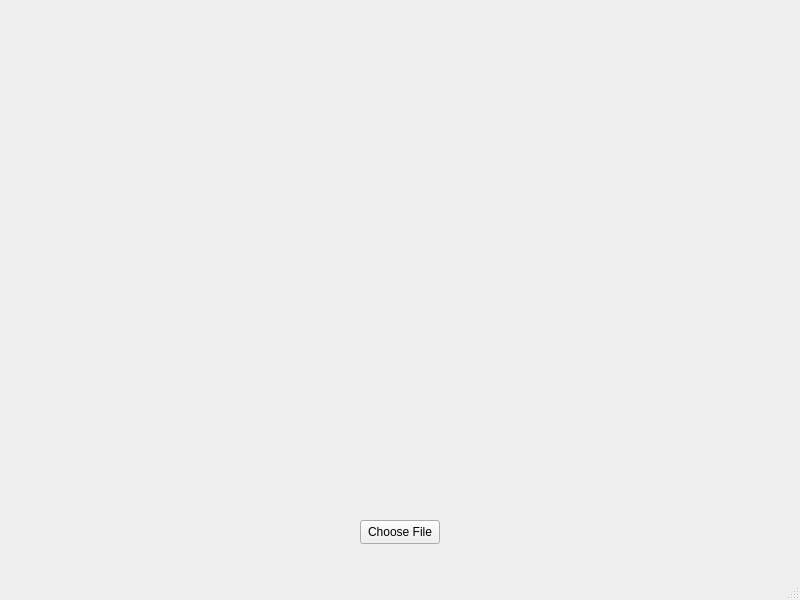
<?xml version="1.0" encoding="UTF-8"?>
<ui version="4.0">
 <class>MainWindow</class>
 <widget class="QMainWindow" name="MainWindow">
  <property name="geometry">
   <rect>
    <x>0</x>
    <y>0</y>
    <width>800</width>
    <height>600</height>
   </rect>
  </property>
  <property name="windowTitle">
   <string>MainWindow</string>
  </property>
  <widget class="QWidget" name="centralwidget">
   <widget class="QCustomPlot" name="customPlot" native="true">
    <property name="geometry">
     <rect>
      <x>49</x>
      <y>49</y>
      <width>701</width>
      <height>441</height>
     </rect>
    </property>
   </widget>
   <widget class="QPushButton" name="addFile">
    <property name="geometry">
     <rect>
      <x>360</x>
      <y>520</y>
      <width>80</width>
      <height>24</height>
     </rect>
    </property>
    <property name="text">
     <string>Choose File</string>
    </property>
   </widget>
  </widget>
  <widget class="QMenuBar" name="menubar">
   <property name="geometry">
    <rect>
     <x>0</x>
     <y>0</y>
     <width>800</width>
     <height>21</height>
    </rect>
   </property>
  </widget>
  <widget class="QStatusBar" name="statusbar"/>
 </widget>
 <customwidgets>
  <customwidget>
   <class>QCustomPlot</class>
   <extends>QWidget</extends>
   <header>qcustomplot.h</header>
   <container>1</container>
  </customwidget>
 </customwidgets>
 <resources/>
 <connections/>
</ui>
